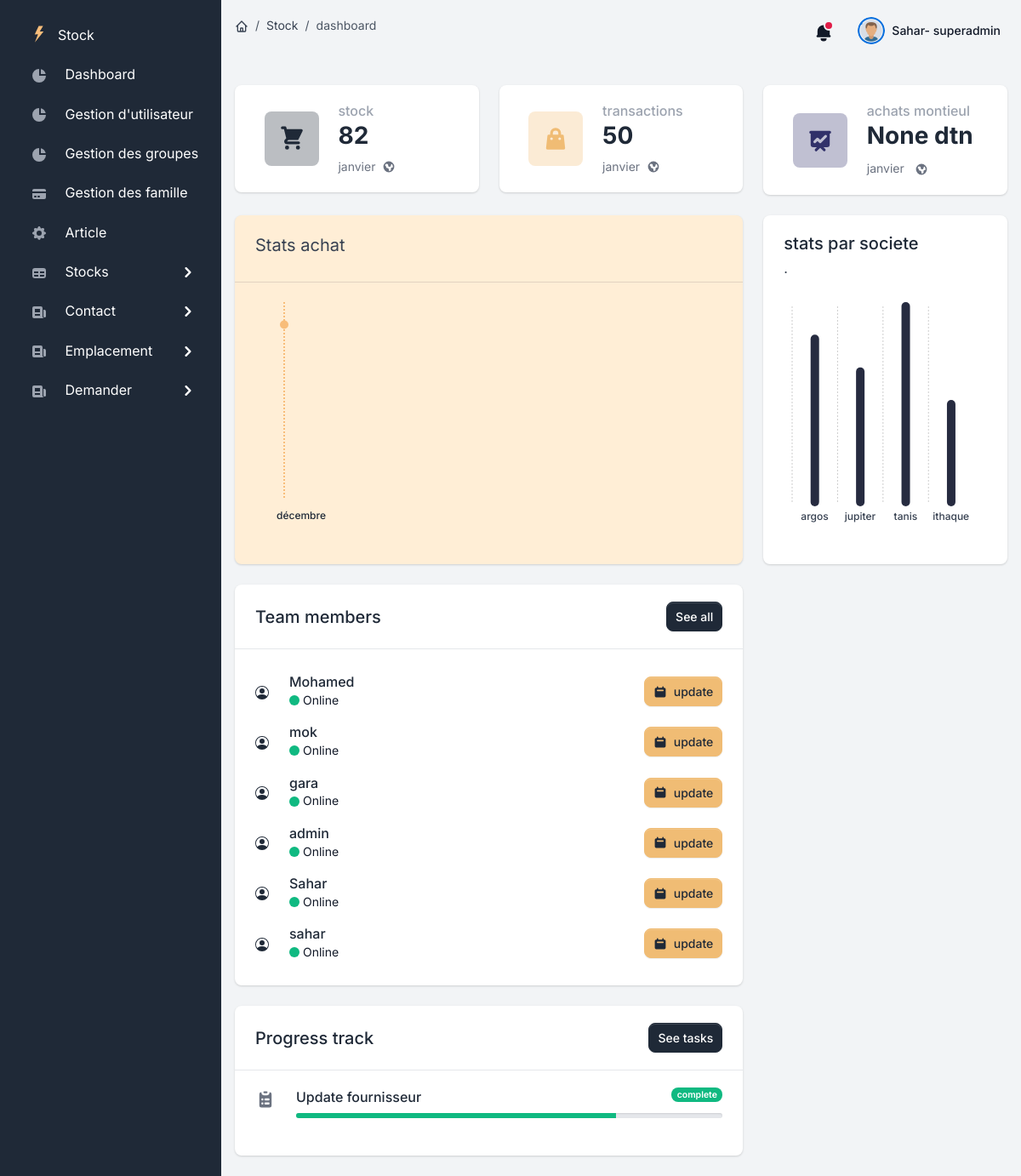
/dash (signed in), run on the app's committed database.
### users/models.py (models this page shows)
class User(AbstractUser):
    USER_TYPE_CHOICES = (
      (1, 'admin'),
      (2, 'user'),
      (4, 'superadmin'),)
    role = models.PositiveSmallIntegerField(choices=USER_TYPE_CHOICES,default=4)

class Task(models.Model):
    title = models.TextField(verbose_name='Description de tache')
    complete = models.BooleanField(default=False)
    created = models.DateTimeField(auto_now_add=True)
    by = models.CharField(max_length=50, blank=True, null=True)
    follows= models.ManyToManyField(User,related_name='follows')

### users/views.py (the view)
# urls.py: path('dash',views.index,name="index"),
def index(request):
    month = datetime.now().month
    users = get_user_model()
    Users =users.objects.all()
    rep = reparation_materiel.objects.all().count()
    dem = demande.objects.all().count()
    price= Stock.objects.all().filter(last_updated__month=month).aggregate(Sum('prix'))
    print(price)
    artcl = SousFamille.objects.all()
    tasks = Task.objects.all()
    history = Historique_Stock.objects.all()
    restant = Stock.objects.all().aggregate(Sum('quantity'))['quantity__sum']
    nb_vente=Stock.objects.values('last_updated__month').annotate(item=Sum('prix'))
    vente_month=Stock.objects.values('last_updated__month','fac__Society').annotate(item=Sum('prix')).order_by('fac__Society')
    cur_month=[]
    last_month=[]
    for vente in vente_month:
        if vente['last_updated__month'] == month:
            cur_month.append(vente)
        elif vente['last_updated__month'] == month-1:
            last_month.append(vente)
    cf = Contact.objects.all()
    nbtrans =  history.count()
    tot_articl = artcl.count()
    fourni = cf.count()
    labels = []
    data = []
    requet = Stock.objects.all()
    for societe in requet:
        labels.append(societe.id_sous_famille)
        data.append(societe.issue_quantity)
    datat=dict()
    datat['labels']=labels
    datat['series']=data
    lt=0
    perd=[]
    for ob in requet:
        if ob.quantity < ob.id_sous_famille.seuil:
            lt=+1
            perd.append(str(ob.id_sous_famille.designation) + " qauntité  " + str(ob.quantity - ob.id_sous_famille.seuil))
    return render(request, "./home/index.html",{"prix":price,'vente_month':cur_month,'vente_lastmth':last_month,
    "trans":str(nbtrans),"labels":labels,"data":datat,"alert":lt,"list":perd,"stck":requet,
    "rest":restant,"nbfour":fourni,"Stock":requet,"nbarticle":tot_articl,
    'tasks':tasks,"allusers":Users,'nb_dem':dem,'nb_rep':rep,'page_name':'dashboard','vente':nb_vente})

### users/templates/home/index.html (shortened to what this page needs)
{% extends "layouts/base.html" %}
{% block content %}
    <div class="row my-4">
        <div class="col-12 col-sm-6 col-xl-4 mt-3">
            <div class="card border-0 shadow">
                <div class="card-body">
                    <div class="row d-block d-xl-flex align-items-center">
                        <div class="col-12 col-xl-5 text-xl-center mb-3 mb-xl-0 d-flex align-items-center justify-content-xl-center">
                            <div class="icon-shape icon-shape-primary rounded me-4 me-sm-0">
                            </div>
                        </div>
                        <div class="col-12 col-xl-7 px-xl-0">
                            <div class="d-none d-sm-block">
                                <h2 class="h6 text-gray-400 mb-0">stock</h2>
                                <h3 class="fw-extrabold mb-2">{{rest}}</h3>
                            </div>
                            <small class="d-flex align-items-center text-gray-500">
                                {% now "F" %}
                            </small>
                        </div>
                    </div>
                </div>
            </div>
        </div>
        <div class="col-12 col-sm-6 col-xl-4 mt-3">
            <div class="card border-0 shadow">
                <div class="card-body">
                    <div class="row d-block d-xl-flex align-items-center">
                        <div class="col-12 col-xl-5 text-xl-center mb-3 mb-xl-0 d-flex align-items-center justify-content-xl-center">
                            <div class="icon-shape icon-shape-secondary rounded me-4 me-sm-0">
                            </div>
                        </div>
                        <div class="col-12 col-xl-7 px-xl-0">
                            <div class="d-none d-sm-block">
                                <h2 class="h6 text-gray-400 mb-0">transactions</h2>
                                <h3 class="fw-extrabold mb-2">{{trans}}</h3>
                            </div>
                            <small class="d-flex align-items-center text-gray-500">
                                {% now "F" %}
                            </small>
                        </div>
                    </div>
                </div>
            </div>
        </div>
        <div class="col-12 col-sm-6 col-xl-4 mt-3">
            <div class="card border-0 shadow">
                <div class="card-body">
                    <div class="row d-block d-xl-flex align-items-center">
                        <div class="col-12 col-xl-5 text-xl-center mb-3 mb-xl-0 d-flex align-items-center justify-content-xl-center">
                            <div class="icon-shape icon-shape-tertiary rounded me-4 me-sm-0">
                            </div>
                        </div>
                        <div class="col-12 col-xl-7 px-xl-0">
                            <div class="d-none d-sm-block">
                                <h2 class="h6 text-gray-400 mb-0"> achats montieul</h2>
                                <h3 class="fw-extrabold mb-2">{{prix.prix__sum}} dtn</h3>
                            </div>
                            <small class="text-gray-500">
                                {% now "F" %}
                            </small>
                        </div>
                    </div>
                </div>
            </div>
        </div>
    </div>
    <div class="row">
        <div class="col-12 col-xl-8">
            <div class="row">
                <div class="col-12 mb-4">
                    <div class="card bg-yellow-100 border-0 shadow " style="height:410px">
                        <div class="card-header d-sm-flex flex-row align-items-center flex-0">
                            <div class="d-block mb-3 mb-sm-0">
                                <div class="fs-5 fw-normal mb-2">Stats achat</div>
                            </div>
                        </div>
                        <div class="card-body p-2">
                            <div class="ct-chart-sales-value ct-double-octave ct-series-g" style="height: 280px;width: 790px;"></div>
                        </div>
                    </div>
                </div>
                {% if user.is_superuser %}
                <div class="col-12 col-xxl-6 mb-4">
                    <div class="card border-0 shadow">
                        <div class="card-header border-bottom d-flex align-items-center justify-content-between">
                            <h2 class="fs-5 fw-bold mb-0">Team members</h2>
                            <a href="#" class="btn btn-sm btn-primary">See all</a>
                        </div>
                        <div class="card-body">
                            <ul class="list-group list-group-flush list my--3">
                                {% for user in allusers %}
                                <li class="list-group-item px-0">
                                    <div class="row align-items-center">
                                    <div class="col-auto">
                                        <a href="#" class="avatar">
                                        </a>
                                    </div>
                                    <div class="col-auto ms--2">
                                        <h4 class="h6 mb-0">
                                            <a href="#">{{user}}</a>
                                        </h4>
                                        <div class="d-flex align-items-center">
                                            <div class="bg-success dot rounded-circle me-1"></div>
                                            <small>Online</small>
                                        </div>
                                    </div>
                                    <div class="col text-end">
                                        <a href="#" class="btn btn-sm btn-secondary d-inline-flex align-items-center">
                                           update
                                        </a>
                                    </div>
                                    </div>
                                </li>
                                {% endfor %}
                            </ul>
                        </div>
                    </div>
                </div>
                {% endif %}
                <div class="col-12 col-xxl-6 mb-4">
                    <div class="card border-0 shadow">
                        <div class="card-header border-bottom d-flex align-items-center justify-content-between">
                            <h2 class="fs-5 fw-bold mb-0">Progress track</h2>
                              <a href="{% url 'list_tasks' %}" class="btn btn-sm btn-primary">See tasks</a>
                          </div>
                        <div class="card-body">
                            {% for task in tasks %}
                            <div class="row mb-4">
                                <div class="col-auto">
                                </div>
                                <div class="col">
                                    <div class="progress-wrapper">
                                        <div class="progress-info">
                                            <div class="h6 mb-0">{{task.title}}</div>
                                            <div class="small fw-bold text-500">
                                                {% if task.complete == True %}
                                                <a class="badge super-badge bg-success" href="{% url 'task_cross_off' task.id %}">complete</a>
                                                {% else %}
                                                <a class="badge super-badge bg-warning" href="{% url 'task_cross' task.id %}">uncomplete</a>
                                              {% endif %}
                                            </div>
                                        </div>
                                        <div class="progress mb-0">
                                            <div class="progress-bar bg-success" role="progressbar" aria-valuenow="75" aria-valuemin="0" aria-valuemax="100" style="width: 75%;"></div>
                                        </div>
                                    </div>
                                </div>
                            </div>
                            {% endfor %}
                        </div>
                    </div>
                </div>
            </div>
        </div>
        <div class="col-12 col-xl-4">
            <div class="col-12 px-0">
                <div class="card border-0 shadow" style="height:410px">
                    <div class="card-body">
                        <h2 class="fs-5 fw-bold mb-1">stats par societe</h2>
                        <p>.</p>
                        <div class="d-block">
                            <div class="d-flex align-items-center justify-content-center">
                                <div class="ct-chart-ranking " style="width:750px;height: 280px;">
                                </div>
                            </div>
                        </div>
                    </div>
                </div>
            </div>
        </div>
    </div>
{% endblock content %}

### users/templates/includes/navigation.html (shortened to what this page needs)
<nav class="navbar navbar-top navbar-expand navbar-dashboard navbar-dark ps-0 pe-2 pb-0">
              <div class="container-fluid px-0">
                <div class="d-flex justify-content-between w-100" id="navbarSupportedContent">
                  <div class="d-flex align-items-center">
                    <nav aria-label="breadcrumb" class="d-none d-md-inline-block">
                      <ol class="breadcrumb breadcrumb-dark breadcrumb-transparent">
                        <li class="breadcrumb-item">
                          <a href="{% url 'index' %}">
                          </a>
                      </li>
                      <li class="breadcrumb-item"><a href="#">Stock</a></li>
                      <li class="breadcrumb-item active" aria-current="page">{{page_name}}</li>
                  </ol>
              </nav>
                  </div>
                  <ul class="navbar-nav align-items-center">
                    <li class="nav-item dropdown">
                      <a class="nav-link text-dark notification-bell unread dropdown-toggle" data-unread-notifications="true" href="#" role="button" data-bs-toggle="dropdown" data-bs-display="static" aria-expanded="false">
                        <svg class="icon icon-sm text-gray-900" fill="currentColor" viewBox="0 0 20 20" xmlns="http://www.w3.org/2000/svg"><path d="M10 2a6 6 0 00-6 6v3.586l-.707.707A1 1 0 004 14h12a1 1 0 00.707-1.707L16 11.586V8a6 6 0 00-6-6zM10 18a3 3 0 01-3-3h6a3 3 0 01-3 3z"></path></svg>
                      </a>
                    </li>
                    <li class="nav-item dropdown ms-lg-3">
                      <a class="nav-link dropdown-toggle pt-1 px-0" href="#" role="button" data-bs-toggle="dropdown" aria-expanded="false">
                        <div class="media d-flex align-items-center">
                          <img class="avatar rounded-circle" alt="Image placeholder" src="/static/assets/img/team/utilisateur.png">
                          <div class="media-body ms-2 text-dark align-items-center d-none d-lg-block">
                            <span class="mb-0 font-small fw-bold text-gray-900">
                              <strong>{{ request.user.username }}-
                                {% if request.user.is_staff and request.user.is_superuser %}
                                superadmin
                              {% elif  request.user.is_staff %}
                              admin
                              {% else %}
                              manager
                              {% endif %}
                              </strong>
                            </span>
                          </div>
                        </div>
                      </a>
                    </li>
                  </ul>
                </div>
              </div>
            </nav>

### data on the page
User: user.username "Sahar", username "Sahar"
User: username "Mohamed"
User: username "mok"
User: username "gara"
User: username "admin"
User: username "sahar"
Task: title "Update fournisseur", complete "complete"

### other printed values
{{ page_name }} "dashboard"
{{ rest }} "82"
{{ trans }} "50"
{{ prix.prix__sum }} "None"
